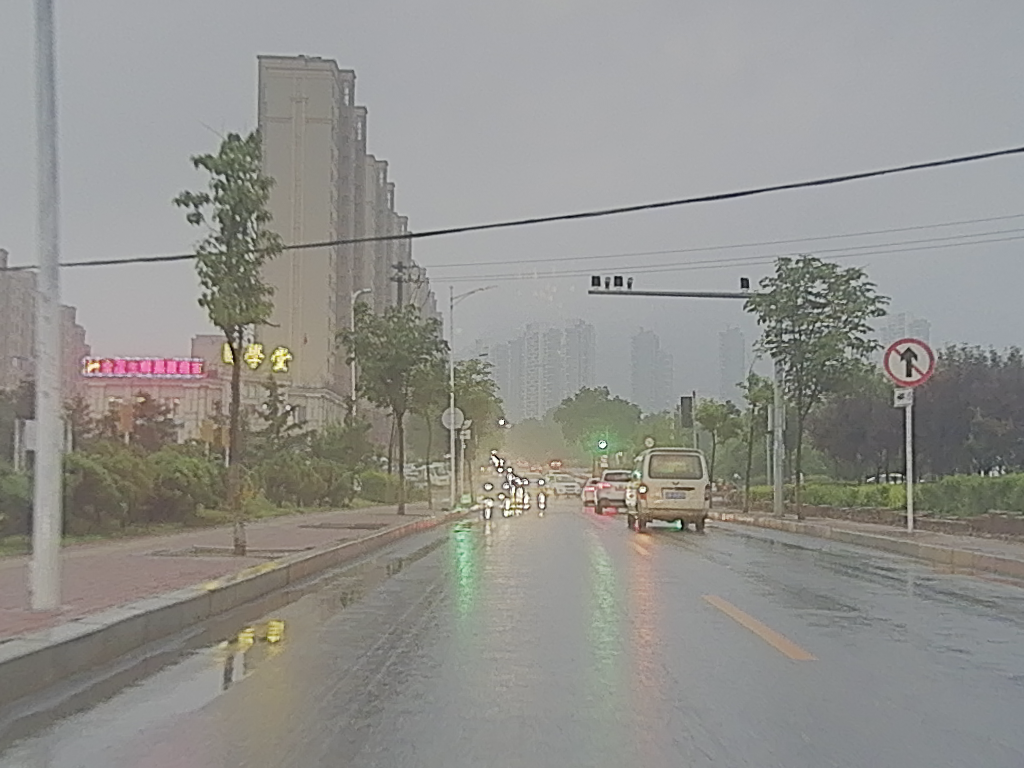
#> input picture jiaoben/jiequ_same_area/input/CDA_v1/image1.png, 1024 x 768 px
$ python '置信度图v1.py'   (older library calls are emulated)
#> lines starting #> are read from the running program, lines starting #| are printed output that depends on the picture; after the words box and inside, x2 and y2 are one past the last pixel; in counts of white or black regions, pixels touching at a corner belong together
import os
import cv2
import numpy as np


def normalize01(x: np.ndarray, eps: float = 1e-8) -> np.ndarray:
    x = x.astype(np.float32)
    mn, mx = float(x.min()), float(x.max())
    if mx - mn < eps:
        return np.zeros_like(x, dtype=np.float32)
    return (x - mn) / (mx - mn)


def imread_unicode(path: str, flags=cv2.IMREAD_UNCHANGED):
    """
    支持中文路径的读取
    """
    data = np.fromfile(path, dtype=np.uint8)
    if data.size == 0:
        return None
    img = cv2.imdecode(data, flags)
    return img


def imwrite_unicode(path: str, img: np.ndarray):
    """
    支持中文路径的保存
    """
    ext = os.path.splitext(path)[1]
    if ext == "":
        ext = ".png"
        path = path + ext

    ok, buf = cv2.imencode(ext, img)
    if not ok:
        raise ValueError(f"Failed to encode image for saving: {path}")
    buf.tofile(path)


def read_visible_gray(vis_path: str):
    vis_bgr = imread_unicode(vis_path, cv2.IMREAD_COLOR)
    if vis_bgr is None:
        raise FileNotFoundError(f"Cannot read visible image: {vis_path}")

    vis_rgb = cv2.cvtColor(vis_bgr, cv2.COLOR_BGR2RGB).astype(np.float32) / 255.0
    vis_gray = 0.299 * vis_rgb[..., 0] + 0.587 * vis_rgb[..., 1] + 0.114 * vis_rgb[..., 2]
    return vis_bgr, vis_gray.astype(np.float32)


def read_ir_gray(ir_path: str, target_hw=None):
    ir = imread_unicode(ir_path, cv2.IMREAD_UNCHANGED)
    if ir is None:
        raise FileNotFoundError(f"Cannot read infrared image: {ir_path}")

    if ir.ndim == 3:
        if ir.shape[2] == 4:
            ir = cv2.cvtColor(ir, cv2.COLOR_BGRA2GRAY)
        else:
            ir = cv2.cvtColor(ir, cv2.COLOR_BGR2GRAY)

    ir = ir.astype(np.float32)
    ir = normalize01(ir)

    if target_hw is not None:
        h, w = target_hw
        if ir.shape[:2] != (h, w):
            ir = cv2.resize(ir, (w, h), interpolation=cv2.INTER_LINEAR)

    return ir.astype(np.float32)


def sobel_gradients(img: np.ndarray):
    gx = cv2.Sobel(img, cv2.CV_32F, 1, 0, ksize=3)
    gy = cv2.Sobel(img, cv2.CV_32F, 0, 1, ksize=3)
    return gx, gy


def local_contrast_proxy(vis_gray: np.ndarray, blur_sigma: float = 3.0) -> np.ndarray:
    blur = cv2.GaussianBlur(vis_gray, (0, 0), blur_sigma)
    contrast = np.abs(vis_gray - blur)
    return normalize01(contrast)


def compute_confidence_map(
    vis_gray: np.ndarray,
    ir_gray: np.ndarray,
    beta: float = 0.25,
    lambda_w: float = 0.5,
    smooth_sigma: float = 1.2
):
    gx_v, gy_v = sobel_gradients(vis_gray)
    gx_i, gy_i = sobel_gradients(ir_gray)

    grad_gap = np.abs(gx_v - gx_i) + np.abs(gy_v - gy_i)
    G = np.exp(-grad_gap / max(beta, 1e-8)).astype(np.float32)
    G = np.clip(G, 0.0, 1.0)

    vis_proxy = local_contrast_proxy(vis_gray)
    C = lambda_w * G + (1.0 - lambda_w) * vis_proxy
    C = np.clip(C, 0.0, 1.0)

    if smooth_sigma > 0:
        C = cv2.GaussianBlur(C, (0, 0), smooth_sigma)

    return C, G, vis_proxy


def compute_alpha_map(
    confidence_map: np.ndarray,
    tau_l: float = 0.25,
    tau_h: float = 0.75
):
    C = confidence_map
    alpha = np.zeros_like(C, dtype=np.float32)

    high_mask = C > tau_h
    low_mask = C < tau_l
    mid_mask = (~high_mask) & (~low_mask)

    alpha[high_mask] = 1.0
    alpha[low_mask] = 0.0
    alpha[mid_mask] = (C[mid_mask] - tau_l) / max(tau_h - tau_l, 1e-8)

    return np.clip(alpha, 0.0, 1.0)


def save_gray_map(path: str, x: np.ndarray):
    x_u8 = np.clip(x * 255.0, 0, 255).astype(np.uint8)
    imwrite_unicode(path, x_u8)


def save_heatmap(path: str, x: np.ndarray):
    x_u8 = np.clip(x * 255.0, 0, 255).astype(np.uint8)
    heat = cv2.applyColorMap(x_u8, cv2.COLORMAP_JET)
    imwrite_unicode(path, heat)


def generate_confidence_from_paths(
    vis_path: str,
    ir_path: str,
    out_dir: str,
    beta: float = 0.25,
    lambda_w: float = 0.5,
    tau_l: float = 0.25,
    tau_h: float = 0.75
):
    os.makedirs(out_dir, exist_ok=True)

    vis_bgr, vis_gray = read_visible_gray(vis_path)
#> in imread_unicode, img is the input picture: shape (768, 1024, 3); mean B, G, R 140.4, 144.7, 145.5
    h, w = vis_gray.shape[:2]
    ir_gray = read_ir_gray(ir_path, target_hw=(h, w))
#> in normalize01, `mn, mx = float(x.min()), float(x.max())`: mn = 3; mx = 255

    confidence_map, gradient_map, visible_proxy = compute_confidence_map(
        vis_gray=vis_gray,
        ir_gray=ir_gray,
        beta=beta,
        lambda_w=lambda_w,
        smooth_sigma=1.2
    )
#> in compute_confidence_map, `G = np.exp(-grad_gap / max(beta, 1e-8)).astype(np.float32)`:
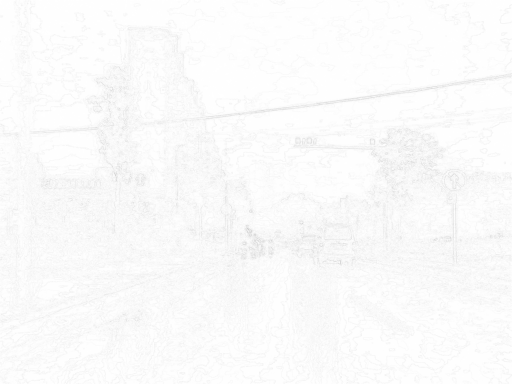
#> G: shape (768, 1024) float32 (shown at 1/2 size); min 0.772, max 1, mean 0.984
#> in compute_confidence_map, `C = lambda_w * G + (1.0 - lambda_w) * vis_proxy`:
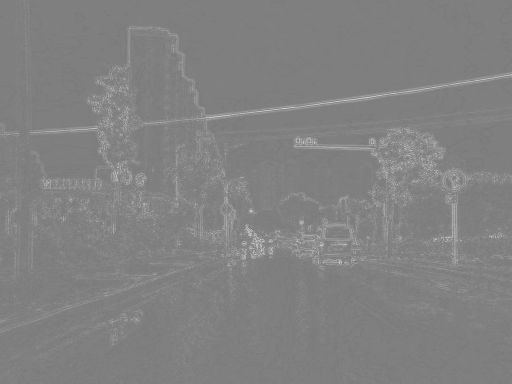
#> C: shape (768, 1024) float32 (shown at 1/2 size); min 0.396, max 0.934, mean 0.51

    alpha_map = compute_alpha_map(confidence_map, tau_l=tau_l, tau_h=tau_h)
#> in compute_alpha_map, `high_mask = C > tau_h`:
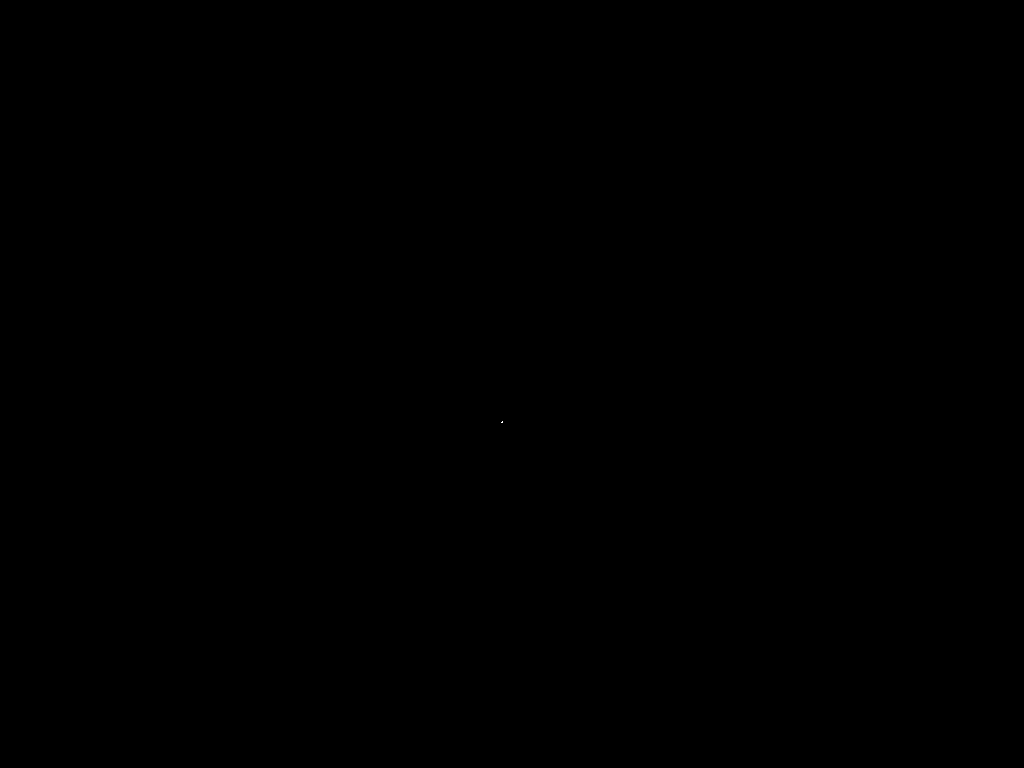
#> high_mask: shape (768, 1024) bool; 0% white in thin lines or dots, all inside (x1, y1, x2, y2) = (501, 421, 503, 423)

    save_gray_map(os.path.join(out_dir, "confidence_map_gray.png"), confidence_map)
    save_heatmap(os.path.join(out_dir, "confidence_map_heat.png"), confidence_map)
#> in save_heatmap, `heat = cv2.applyColorMap(x_u8, cv2.COLORMAP_JET)`:
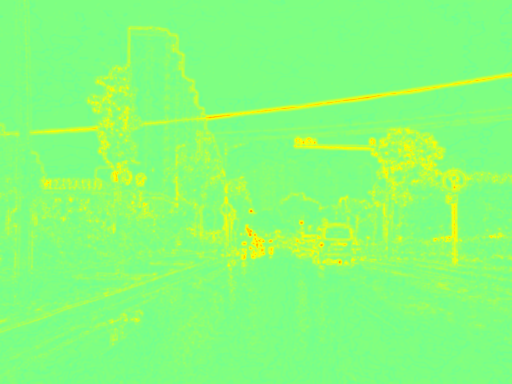
#> heat: shape (768, 1024, 3) (shown at 1/2 size); mean B, G, R 120.3, 254.9, 135.7
    save_gray_map(os.path.join(out_dir, "gradient_consistency_map.png"), gradient_map)
    save_gray_map(os.path.join(out_dir, "visible_proxy_map.png"), visible_proxy)
    save_gray_map(os.path.join(out_dir, "alpha_map.png"), alpha_map)

    conf_u8 = np.clip(confidence_map * 255.0, 0, 255).astype(np.uint8)
    heat = cv2.applyColorMap(conf_u8, cv2.COLORMAP_JET)
    overlay = cv2.addWeighted(vis_bgr, 0.6, heat, 0.4, 0)
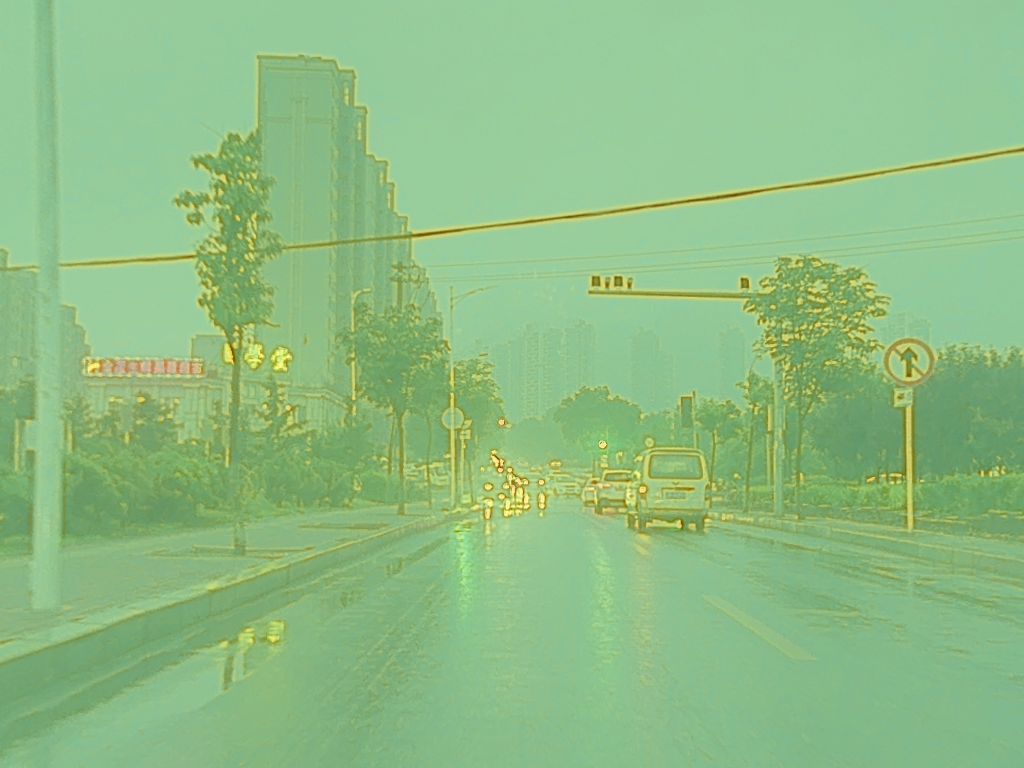
#> overlay: shape (768, 1024, 3); mean B, G, R 132.4, 188.7, 141.6
    imwrite_unicode(os.path.join(out_dir, "confidence_overlay_on_visible.png"), overlay)

    print("Done.")
    print(f"Visible path:  {vis_path}")
    print(f"Infrared path: {ir_path}")
    print(f"Output dir:    {out_dir}")


if __name__ == "__main__":
    vis_path = r"F:\ACMMM2026\论文里的图优化\ReMix方案图优化\RGB_IR\hazy_RGB\image1.png"
    ir_path  = r"F:\ACMMM2026\论文里的图优化\ReMix方案图优化\RGB_IR\IR\image1.png"
    out_dir  = r"F:\ACMMM2026\论文里的图优化\ReMix方案图优化\RGB_IR\置信度图\image1.png"

    generate_confidence_from_paths(
        vis_path=vis_path,
        ir_path=ir_path,
        out_dir=out_dir,
        beta=0.25,
        lambda_w=0.5,
        tau_l=0.25,
        tau_h=0.75
    )

$ run again, with jiaoben/jiequ_same_area/input/CDA_v1/image2.png copied over jiaoben/jiequ_same_area/input/CDA_v1/image1.png
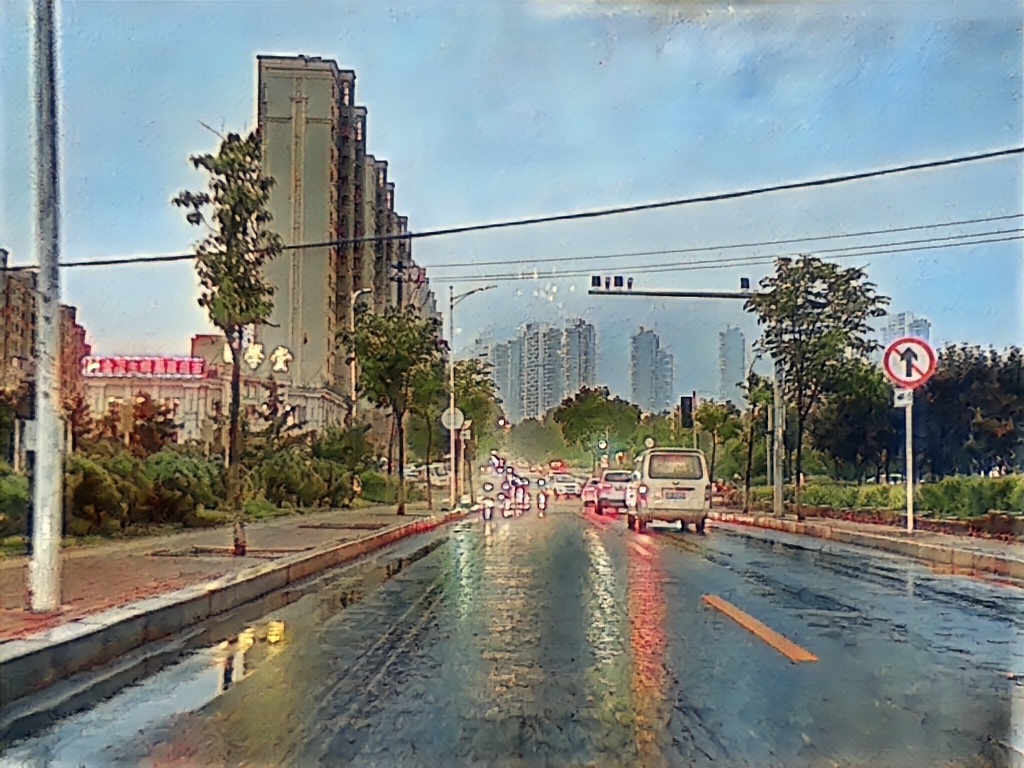
#> input picture jiaoben/jiequ_same_area/input/CDA_v1/image2.png, 1024 x 768 px
#> in imread_unicode, img is the input picture: shape (768, 1024, 3); mean B, G, R 134.2, 136.4, 129.2
#> mn = 0; mx = 255
#> in local_contrast_proxy, `contrast = np.abs(vis_gray - blur)`:
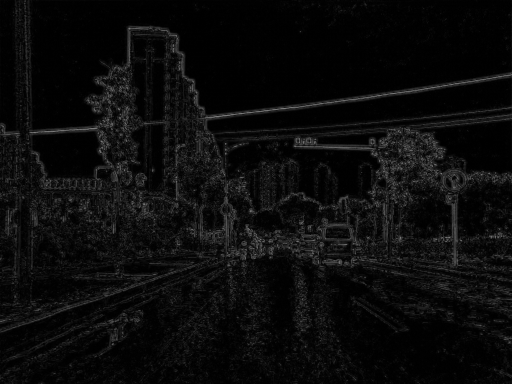
#> contrast: shape (768, 1024) float32 (shown at 1/2 size); min 5.96e-08, max 0.605, mean 0.0461
#> high_mask: shape (768, 1024) bool; 0.08% white in thin lines or dots, all inside (x1, y1, x2, y2) = (68, 56, 1001, 527)
#> low_mask: shape (768, 1024) bool; every value is 0
#> in generate_confidence_from_paths, `overlay = cv2.addWeighted(vis_bgr, 0.6, heat, 0.4, 0)`:
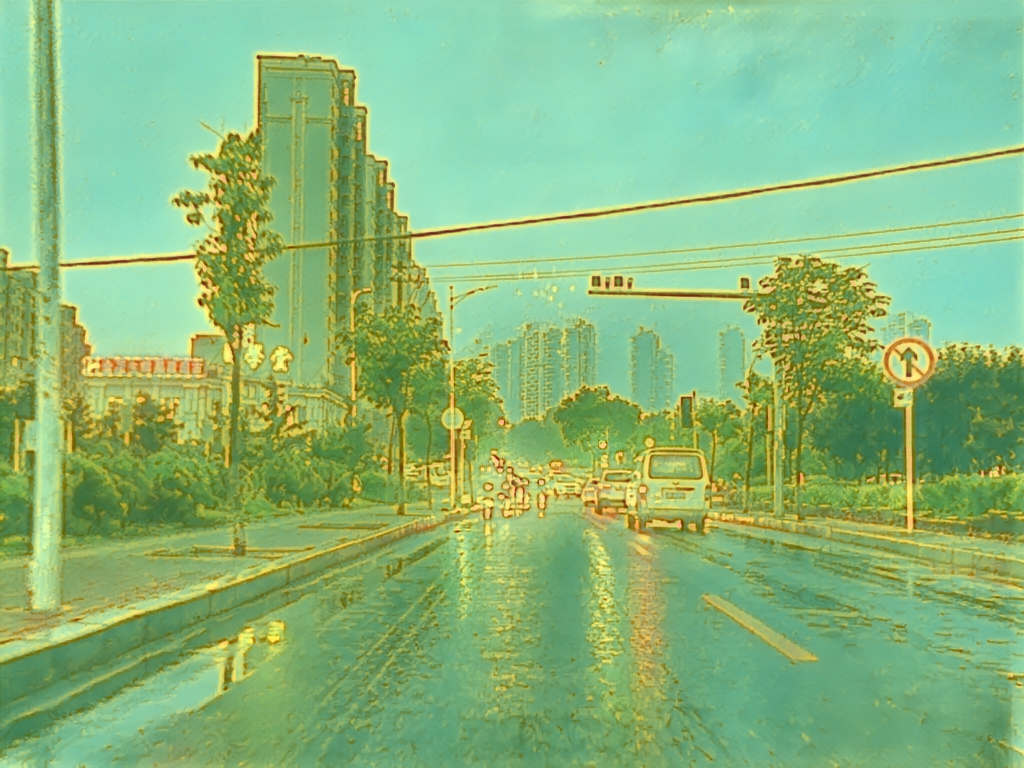
#> overlay: shape (768, 1024, 3); mean B, G, R 122.8, 183.2, 137.6

$ run again, with jiaoben/jiequ_same_area/input/CDA_v1/image4.png copied over jiaoben/jiequ_same_area/input/CDA_v1/image1.png
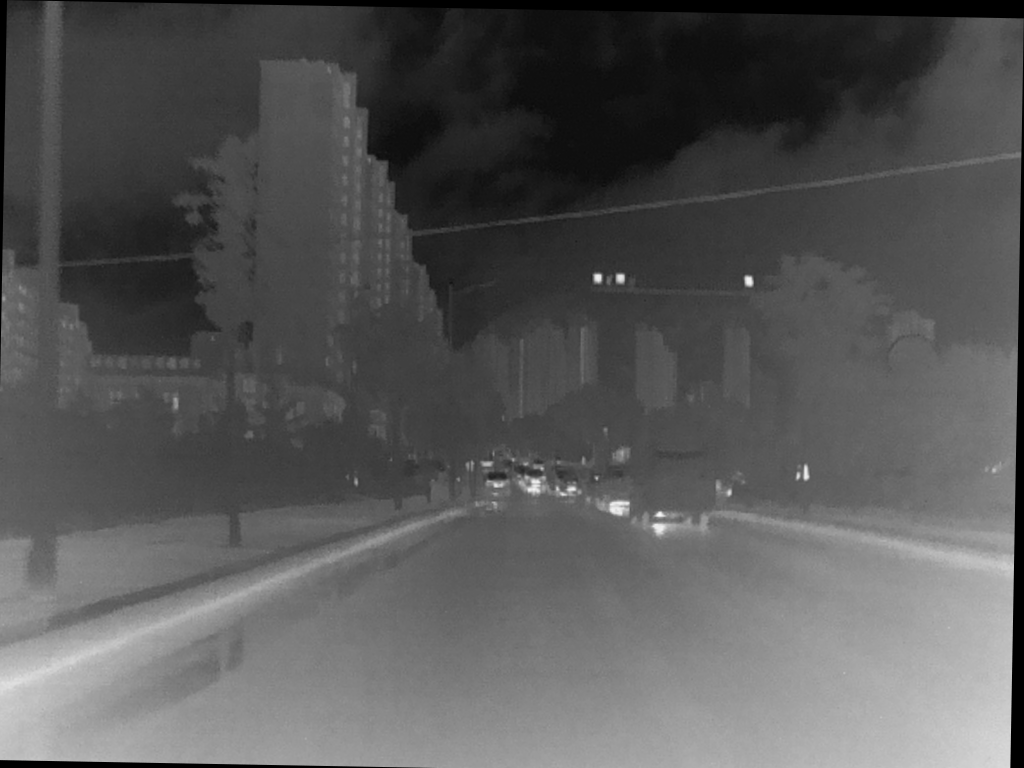
#> input picture jiaoben/jiequ_same_area/input/CDA_v1/image4.png, 1024 x 768 px
#> in imread_unicode, img is the input picture: shape (768, 1024, 3); min 0, max 249, mean 87.3
#> mn = 0; mx = 249
#> in compute_confidence_map, `grad_gap = np.abs(gx_v - gx_i) + np.abs(gy_v - gy_i)`:
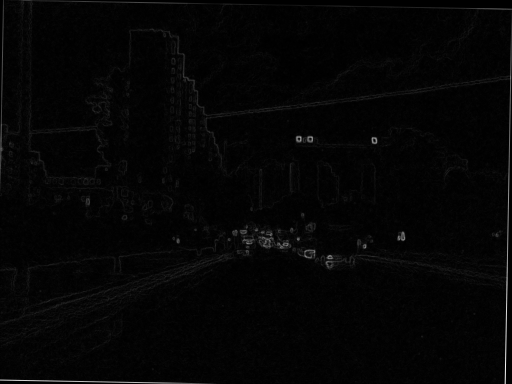
#> grad_gap: shape (768, 1024) float32 (shown at 1/2 size); min 0, max 0.0835, mean 0.0017; drawn with min black and max white
#> high_mask: shape (768, 1024) bool; 0% white in thin lines or dots, all inside (x1, y1, x2, y2) = (321, 767, 330, 768)
#> low_mask: shape (768, 1024) bool; every value is 0
#> in generate_confidence_from_paths, `overlay = cv2.addWeighted(vis_bgr, 0.6, heat, 0.4, 0)`:
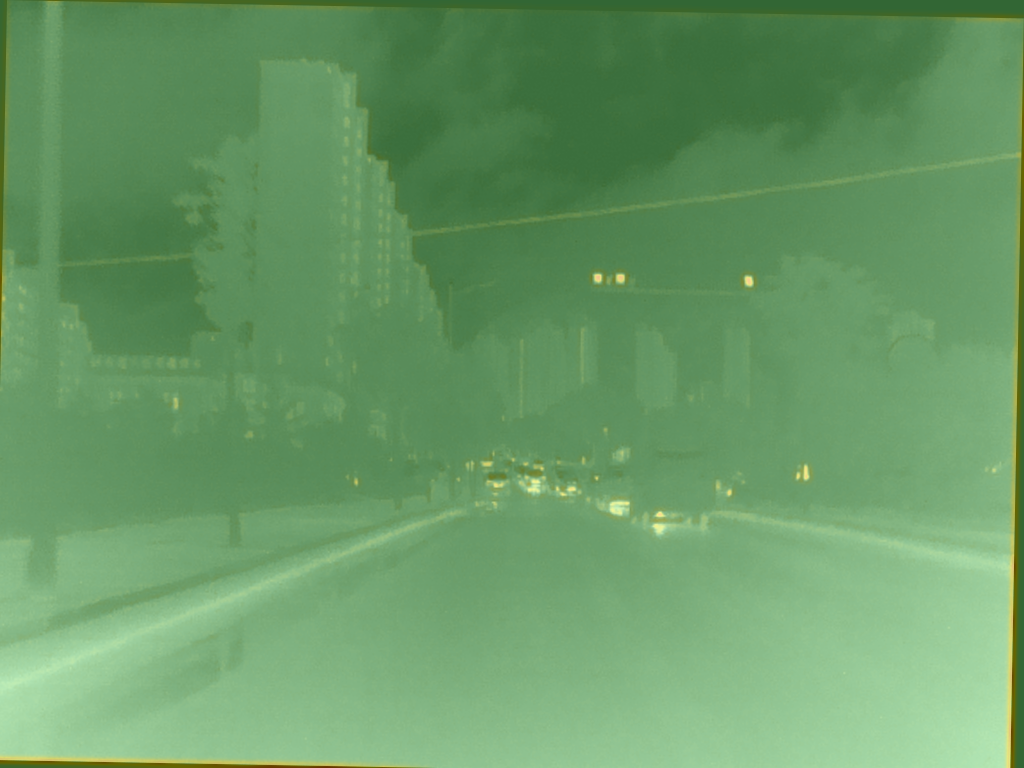
#> overlay: shape (768, 1024, 3); mean B, G, R 102.4, 154.3, 104.7
